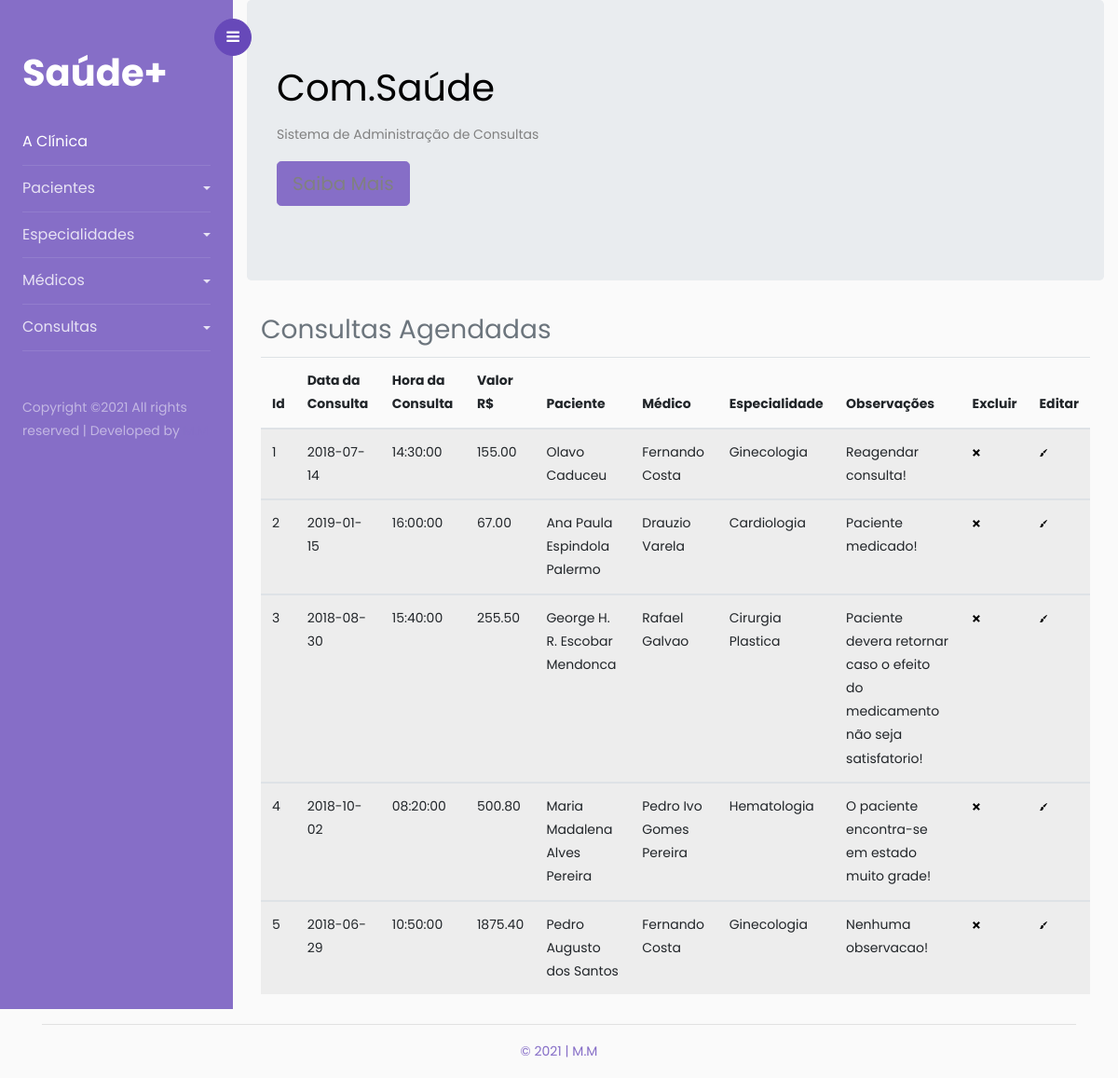
/index.php?pagina=elenca_consulta.php, run on the app's committed database.
### tables this page shows
CREATE TABLE IF NOT EXISTS `consulta` (
  `id_consulta` INT NOT NULL AUTO_INCREMENT COMMENT 'Id da Tabela consulta',
  `data_consulta` DATE NOT NULL COMMENT 'Data da Consulta',
  `hora_consulta` TIME(0) NOT NULL COMMENT 'Hora da Consulta\nHH:MM',
  `valor_consulta` DECIMAL(6,2) NOT NULL COMMENT 'Valor da Consulta\nEx.: 1250,50 - 850,00\n',
  `observacao_consulta` VARCHAR(200) CHARACTER SET 'utf8' COLLATE 'utf8_general_ci' NULL COMMENT 'Observação Sobre a Consulta\nCampo não obrigatório',
  `paciente_id_paciente` INT NOT NULL,
  `medico_id_medico` INT NOT NULL,
  `medico_especialidade_id_especialidade` INT NOT NULL,
  PRIMARY KEY (`id_consulta`, `paciente_id_paciente`, `medico_id_medico`, `medico_especialidade_id_especialidade`),
  UNIQUE INDEX `id_consulta_UNIQUE` (`id_consulta` ASC),
  INDEX `fk_consulta_paciente_idx` (`paciente_id_paciente` ASC),
  INDEX `fk_consulta_medico1_idx` (`medico_id_medico` ASC, `medico_especialidade_id_especialidade` ASC),
  CONSTRAINT `fk_consulta_paciente`
    FOREIGN KEY (`paciente_id_paciente`)
    REFERENCES `paciente` (`id_paciente`)
    ON DELETE CASCADE
    ON UPDATE CASCADE,
  CONSTRAINT `fk_consulta_medico1`
    FOREIGN KEY (`medico_id_medico` , `medico_especialidade_id_especialidade`)
    REFERENCES `medico` (`id_medico` , `especialidade_id_especialidade`)
    ON DELETE CASCADE
    ON UPDATE CASCADE);

CREATE TABLE IF NOT EXISTS `paciente` (
  `id_paciente` INT NOT NULL AUTO_INCREMENT COMMENT 'Id da Tabela paciente',
  `nome_paciente` VARCHAR(40) CHARACTER SET 'utf8' COLLATE 'utf8_general_ci' NOT NULL COMMENT 'Nome do Paciente',
  `cpf_paciente` VARCHAR(14) CHARACTER SET 'utf8' COLLATE 'utf8_general_ci' NOT NULL COMMENT 'CPF do Paciente - Valor Único\nSerá utilizado máscara\n999.999.999-11',
  `data_nasc_paciente` DATE NOT NULL COMMENT 'Data de Nascimento do Paciente\n99/99/9999',
  `telefone_paciente` VARCHAR(16) CHARACTER SET 'utf8' COLLATE 'utf8_general_ci' NOT NULL COMMENT 'Telefone do Paciente\nSerá utilizado máscara\n(99) 9 9999-9999',
  `endereco_paciente` VARCHAR(80) CHARACTER SET 'utf8' COLLATE 'utf8_general_ci' NOT NULL COMMENT 'Endereço do Paciente',
  `bairro_paciente` VARCHAR(40) CHARACTER SET 'utf8' COLLATE 'utf8_general_ci' NOT NULL COMMENT 'Bairro do Paciente',
  `cidade_paciente` VARCHAR(40) CHARACTER SET 'utf8' COLLATE 'utf8_general_ci' NOT NULL COMMENT 'Cidade do Paciente',
  `uf_paciente` VARCHAR(2) CHARACTER SET 'utf8' COLLATE 'utf8_general_ci' NOT NULL COMMENT 'UF do Paciente\nApenas 2 Letras\nEx.: DF',
  `peso_paciente` DECIMAL(5,2) NOT NULL COMMENT 'Peso do Paciente\nEx.: 75,5 - 110,75',
  `altura_paciente` DECIMAL(5,2) NOT NULL COMMENT 'Altura do Paciente',
  `imc_paciente` DECIMAL(5,2) NOT NULL COMMENT 'IMC do Paciente\nSerá calculado pela aplicação\nUsuário não entrará com o dado direto',
  PRIMARY KEY (`id_paciente`),
  UNIQUE INDEX `id_paciente_UNIQUE` (`id_paciente` ASC),
  UNIQUE INDEX `cpf_paciente_UNIQUE` (`cpf_paciente` ASC));

CREATE TABLE IF NOT EXISTS `medico` (
  `id_medico` INT NOT NULL AUTO_INCREMENT COMMENT 'Id da Tabela medico',
  `nome_medico` VARCHAR(40) CHARACTER SET 'utf8' COLLATE 'utf8_general_ci' NOT NULL COMMENT 'Nome do Médico',
  `crm_medico` VARCHAR(8) CHARACTER SET 'utf8' COLLATE 'utf8_general_ci' NOT NULL COMMENT 'CRM do Médico\nMáximo 8 números',
  `data_nasc_medico` DATE NOT NULL COMMENT 'Data de Nascimento do Médico',
  `especialidade_id_especialidade` INT NOT NULL,
  PRIMARY KEY (`id_medico`, `especialidade_id_especialidade`),
  UNIQUE INDEX `id_medico_UNIQUE` (`id_medico` ASC),
  INDEX `fk_medico_especialidade1_idx` (`especialidade_id_especialidade` ASC),
  CONSTRAINT `fk_medico_especialidade1`
    FOREIGN KEY (`especialidade_id_especialidade`)
    REFERENCES `especialidade` (`id_especialidade`)
    ON DELETE CASCADE
    ON UPDATE CASCADE);

CREATE TABLE IF NOT EXISTS `especialidade` (
  `id_especialidade` INT NOT NULL AUTO_INCREMENT COMMENT 'Id da Tabela especialidade',
  `descricao_especialidade` VARCHAR(40) CHARACTER SET 'utf8' COLLATE 'utf8_general_ci' NOT NULL COMMENT 'Descrição (nome) da Especialidade Médica',
  PRIMARY KEY (`id_especialidade`),
  UNIQUE INDEX `id_especialidade_UNIQUE` (`id_especialidade` ASC));

### class/Conessione.php (called while the page is built, shortened)
<?php
class Conexao {
	public static function abrirConexao() {
		$mysql_usuario = "root";
		$mysql_password = "";
		$mysql_database = "saudesystem";
		$mysql_host  = "localhost";
		$varcon = mysqli_connect($mysql_host, $mysql_usuario, $mysql_password, $mysql_database);
		if ($varcon)
			return($varcon);
		  else
			return(false);
	}
	public static function fecharConexao($varcon) {
		if(mysqli_close($varcon))
			return(true);
		else
			return(false);
	}
	public static function executaSql($strSql) {
		$linkCon = Conexao::abrirConexao();
		$resultado = mysqli_query($linkCon, $strSql);
	   	return $resultado;
	}
}

### class/Consulta.php (called while the page is built, shortened)
<?php
include "Conessione.php";
class Consulta {
    private $idConsulta;
    private $dataConsulta;
    private $horaConsulta;
    private $valorConsulta;
    private $observacaoConsulta;
    private $descricaoMedicoEspecialidade;
    private $nomeMedicoConsulta;
    private $nomePacienteConsulta;
    public function getIdConsulta() {
        return $this->idConsulta;
    }
    public function setIdConsulta($idConsulta) {
        $this->idConsulta = $idConsulta;
    }
    public function getDataConsulta() {
        return $this->dataConsulta;
    }
    public function setDataConsulta($dataConsulta) {
        $this->dataConsulta = $dataConsulta;
    }
    public function getHoraConsulta() {
        return $this->horaConsulta;
    }
    public function setHoraConsulta($horaConsulta) {
        $this->horaConsulta = $horaConsulta;
    }
    public function getValorConsulta() {
        return $this->valorConsulta;
    }
    public function setValorConsulta($valorConsulta) {
        $this->valorConsulta = $valorConsulta;
    }
    public function getObservacaoConsulta() {
        return $this->observacaoConsulta;
    }
    public function setObservacaoConsulta($observacaoConsulta) {
        $this->observacaoConsulta = $observacaoConsulta;
    }
    public function getDescricaoMedicoEspecialidade() {
        return $this->descricaoMedicoEspecialidade;
    }
    public function setDescricaoMedicoEspecialidade($descricaoMedicoEspecialidade) {
        $this->descricaoMedicoEspecialidade = $descricaoMedicoEspecialidade;
    }
    public function getNomeMedicoConsulta() {
        return $this->nomeMedicoConsulta;
    }
    public function setNomeMedicoConsulta($nomeMedicoConsulta) {
        $this->nomeMedicoConsulta = $nomeMedicoConsulta;
    }
    public function getNomePacienteConsulta() {
        return $this->nomePacienteConsulta;
    }
    public function setNomePacienteConsulta($nomePacienteConsulta) {
        $this->nomePacienteConsulta = $nomePacienteConsulta;
    }
    public function listarConsulta() {
        $strSql = "SELECT * FROM consulta
                   INNER JOIN paciente ON consulta.paciente_id_paciente = paciente.id_paciente
                   INNER JOIN medico ON consulta.medico_id_medico = medico.id_medico
                   INNER JOIN especialidade ON consulta.medico_especialidade_id_especialidade = especialidade.id_especialidade";
        $rs = Conexao::executaSql($strSql);
        return $rs;
    }
}

### elenca_consulta.php (the view)
<?php
    include 'class/Consulta.php';
    $consulta = new Consulta();
    $listar = $consulta->listarConsulta();
?>
<div class="container">
    <div class="header clearfix">
        <h3 class="text-muted">Consultas Agendadas</h3>
    </div>
    <div class="row">
        <div class="col-md-12">
            <div class="panel panel-default">
                <div class="panel-body">
                    <div class="table-responsive">
                        <table class="table cabecalho table-striped" >
                            <thead>
                                <tr>
                                    <th class="cabecalho">Id</th>
                                    <th class="cabecalho">Data da Consulta</th>
                                    <th class="cabecalho">Hora da Consulta</th>
                                    <th class="cabecalho">Valor R$</th>
                                    <th class="cabecalho">Paciente</th>
                                    <th class="cabecalho">Médico</th>
                                    <th class="cabecalho">Especialidade</th>
                                    <th class="cabecalho">Observações</th>
                                    <th class="cabecalho">Excluir</th>
                                    <th class="cabecalho">Editar</th>
                                </tr>
                            </thead>
                            <?php
                            while($linha = mysqli_fetch_array($listar, MYSQLI_ASSOC)) {
                                $consulta->setIdConsulta($linha['id_consulta']);
                                $consulta->setDataConsulta($linha['data_consulta']);
                                $consulta->setHoraConsulta($linha['hora_consulta']);
                                $consulta->setValorConsulta($linha['valor_consulta']);
                                $consulta->setIdPacienteConsulta($linha['paciente_id_paciente']);
                                $consulta->setNomePacienteConsulta($linha['nome_paciente']);
                                $consulta->setIdMedicoConsulta($linha['medico_id_medico']);
                                $consulta->setNomeMedicoConsulta($linha['nome_medico']);
                                $consulta->setIdMedicoEspecialidadeConsulta($linha['medico_especialidade_id_especialidade']);
                                $consulta->setDescricaoMedicoEspecialidade($linha['descricao_especialidade']);
                                $consulta->setObservacaoConsulta($linha['observacao_consulta']);
                                $alert = 'msgConfirmaDeleteConsulta('.$consulta->getIdConsulta().')';
                                echo '
                                <tbody>
                                    <tr>
                                        <td>'.$consulta->getIdConsulta().'</td>
                                        <td>'.$consulta->getDataConsulta().'</td>
                                        <td>'.$consulta->getHoraConsulta().'</td>
                                        <td>'.$consulta->getValorConsulta().'</td>
                                        <td>'.$consulta->getNomePacienteConsulta().'</td>
                                        <td>'.$consulta->getNomeMedicoConsulta().'</td>
                                        <td>'.$consulta->getDescricaoMedicoEspecialidade().'</td>
                                        <td>'.$consulta->getObservacaoConsulta().'</td>
                                        <td><a href="javascript:void(null);" onclick="'.$alert.'"><img src="icones/open-iconic/svg/x.svg" alt="remover"></a></td>
                                        <td><a href="index.php?pagina=aggiorna_appunta.php&idConsulta='.$consulta->getIdConsulta().'"><img src="icones/open-iconic/svg/brush.svg" alt="editar"></a></td>
                                    </tr>
                                </tbody>';
                            }
                            ?>
                        </table>
                    </div>
                </div>
            </div>
        </div>
    </div>
</div>

### data on the page
consulta: id_consulta "1", data_consulta "2018-07-14", hora_consulta "14:30:00", valor_consulta "155.00", paciente_id_paciente.nome_paciente "Olavo Caduceu", medico.nome_medico "Fernando Costa", especialidade.descricao_especialidade "Ginecologia", observacao_consulta "Reagendar consulta!"
consulta: id_consulta "2", data_consulta "2019-01-15", hora_consulta "16:00:00", valor_consulta "67.00", paciente_id_paciente.nome_paciente "Ana Paula Espindola Palermo", medico.nome_medico "Drauzio Varela", especialidade.descricao_especialidade "Cardiologia", observacao_consulta "Paciente medicado!"
consulta: id_consulta "3", data_consulta "2018-08-30", hora_consulta "15:40:00", valor_consulta "255.50", paciente_id_paciente.nome_paciente "George H. R. Escobar Mendonca", medico.nome_medico "Rafael Galvao", especialidade.descricao_especialidade "Cirurgia Plastica", observacao_consulta "Paciente devera retornar caso o efeito do medicamento não seja satisfatorio!"
consulta: id_consulta "4", data_consulta "2018-10-02", hora_consulta "08:20:00", valor_consulta "500.80", paciente_id_paciente.nome_paciente "Maria Madalena Alves Pereira", medico.nome_medico "Pedro Ivo Gomes Pereira", especialidade.descricao_especialidade "Hematologia", observacao_consulta "O paciente encontra-se em estado muito grade!"
consulta: id_consulta "5", data_consulta "2018-06-29", hora_consulta "10:50:00", valor_consulta "1875.40", paciente_id_paciente.nome_paciente "Pedro Augusto dos Santos", medico.nome_medico "Fernando Costa", especialidade.descricao_especialidade "Ginecologia", observacao_consulta "Nenhuma observacao!"
